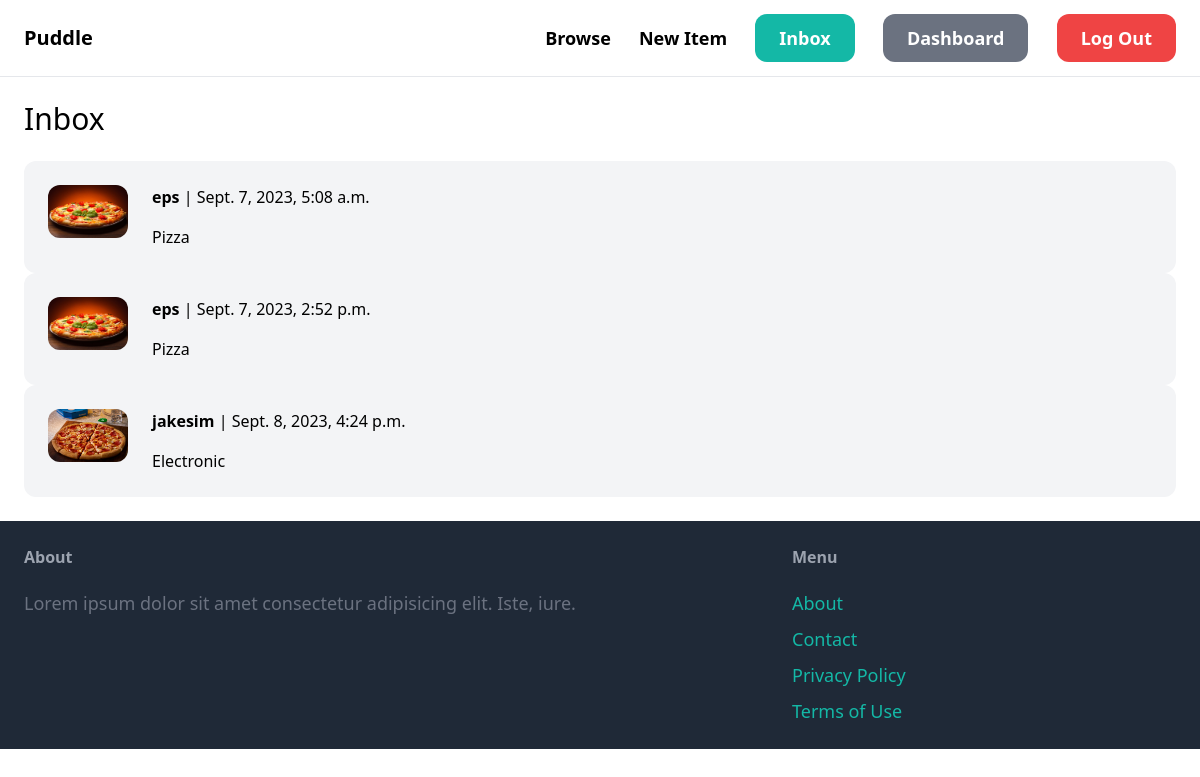
The page /inbox/ (signed in) on the database its author committed.
### conversation/models.py (models this page shows)
class Conversation(models.Model):
    item = models.ForeignKey(Item,related_name='conversations',on_delete= models.CASCADE)
    members = models.ManyToManyField(User,related_name='conversation')
    created_at = models.DateTimeField(auto_now_add=True)
    modified_at = models.DateTimeField(auto_now=True)

### items/models.py (models this page shows)
class Item(models.Model):
    category = models.ForeignKey(Category,related_name='items',on_delete=models.CASCADE)
    name = models.CharField(max_length=255)
    description = models.TextField(blank=True,null=True)
    price = models.FloatField()
    image = models.ImageField(upload_to='item_images',blank=True,null=True)
    is_sold = models.BooleanField(default=False)
    created_by = models.ForeignKey(User,related_name='items',on_delete=models.CASCADE)
    created_at = models.DateTimeField(auto_now_add = True)

### conversation/views.py (the view)
# urls.py: path('',views.inbox,name='inbox')
@login_required
def inbox(request):
    conversations = Conversation.objects.filter(members=request.user.id)
    return render(request,'inbox.html',{
                  'conversations':conversations
                  })

### conversation/templates/inbox.html
{% extends 'main.html' %} {% block content %}
<h1 class="mb-6 text-3xl">Inbox</h1>
<div class="space-y-6">
  {%for conversation in conversations %}
  <a href="{%url 'conversation:detail' conversation.pk%}">
    <div class="p-6 flex bg-gray-100 rounded-xl">
      <div class="pr-6">
        <img src="{{ conversation.item.image.url }}" class="rounded-xl w-20" />
      </div>
      <div>
        {%for member in conversation.members.all%} {%if member != request.user%}
        <p class="mb-4">
          <strong>{{ member.username }}</strong> | {{conversation.modified_at}}
        </p>
        <p>{{ conversation.item.name }}</p>
        {%endif%} {%endfor%}
      </div>
    </div>
  </a>
  {%endfor%}
</div>
{% endblock %}

### rows shown on the page
Conversation: item.image (picture), modified_at "Sept. 7, 2023, 5:08 a.m.", item.name "Pizza"
Conversation: item.image (picture), modified_at "Sept. 7, 2023, 2:52 p.m.", item.name "Pizza"
Conversation: item.image (picture), modified_at "Sept. 8, 2023, 4:24 p.m.", item.name "Electronic"

### other values the page prints
{{ member.username }} "eps"
{{ member.username }} "jakesim"
